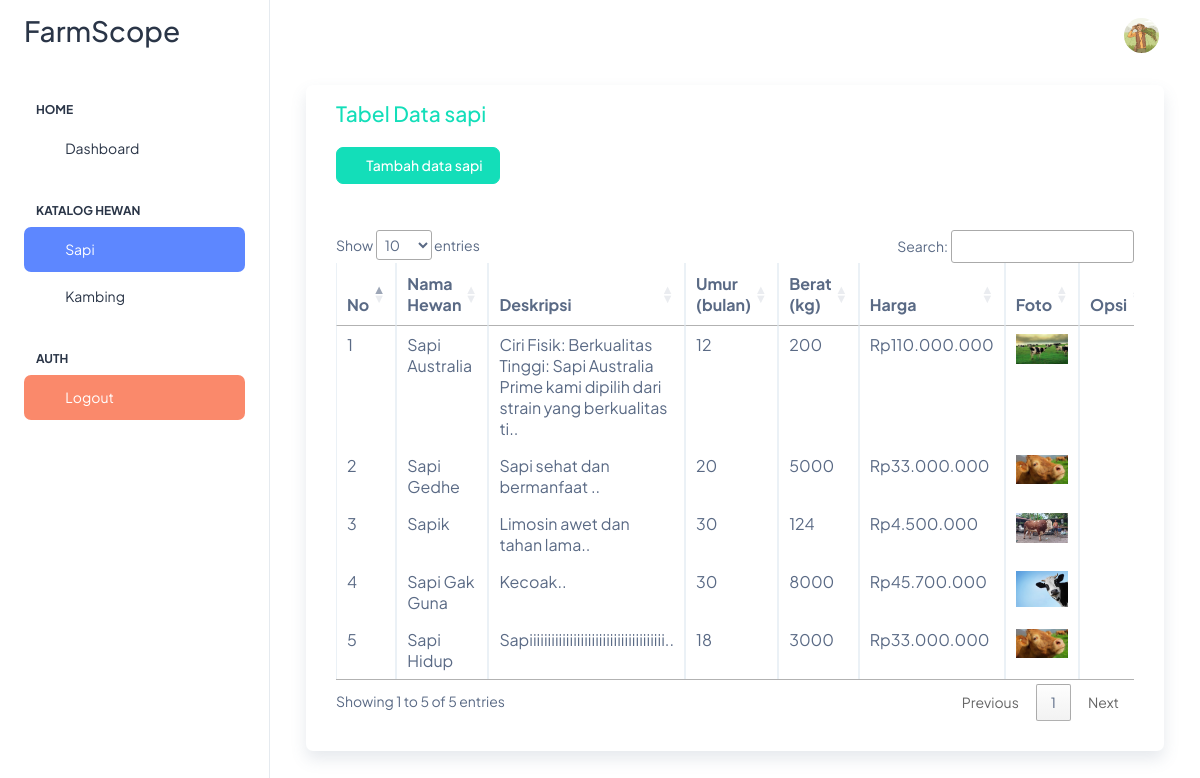
The app's page /Admin_Peternak/src/php/sapi.php (signed in) with its own data.
### tables this page shows
CREATE TABLE `user` (
  `id_user` int(11) NOT NULL,
  `email` varchar(60) NOT NULL,
  `username` varchar(25) NOT NULL,
  `password` varchar(50) NOT NULL,
  `status` varchar(20) NOT NULL DEFAULT 'aktif',
  `level` varchar(10) NOT NULL DEFAULT 'peternak',
  `nohp` varchar(25) DEFAULT NULL,
  `alamat` varchar(50) DEFAULT NULL,
  `latitude` varchar(255) DEFAULT NULL,
  `longitude` varchar(255) DEFAULT NULL,
  `foto_profil` varchar(30) NOT NULL
);

CREATE TABLE `katalog_produk` (
  `id_produk` int(11) NOT NULL,
  `id_user` int(11) NOT NULL,
  `nama_produk` varchar(50) NOT NULL,
  `jenis` varchar(10) NOT NULL,
  `deskripsi` text NOT NULL,
  `umur` varchar(50) NOT NULL,
  `berat` varchar(50) NOT NULL,
  `harga` varchar(15) NOT NULL,
  `foto` varchar(20) NOT NULL
);

### Admin_Peternak/src/php/sapi.php (the view, shortened to what this page needs)
<!doctype html>
<html lang="en">
<head>
  <link rel="stylesheet" href="../assets/css/styles.min.css" />
  <link rel="stylesheet" type="text/css" href="https://cdn.datatables.net/1.11.5/css/jquery.dataTables.css">
</head>
<body>
  <div class="page-wrapper" id="main-wrapper" data-layout="vertical" data-navbarbg="skin6" data-sidebartype="full"
    data-sidebar-position="fixed" data-header-position="fixed">
    <aside class="left-sidebar">
      <div>
        <div class="brand-logo d-flex align-items-center justify-content-between">
          <a href="index.php" class="text-nowrap logo-img">
            <h2>FarmScope</h2>
          </a>
        </div>
        <nav class="sidebar-nav scroll-sidebar" data-simplebar="">
          <ul id="sidebarnav">
            <li class="nav-small-cap">
              <span class="hide-menu">Home</span>
            </li>
            <li class="sidebar-item">
              <a class="sidebar-link" href="index.php" aria-expanded="false">
                <span>
                  <i class="ti ti-layout-dashboard"></i>
                </span>
                <span class="hide-menu">Dashboard</span>
              </a>
            </li>
            <li class="nav-small-cap">
              <span class="hide-menu">Katalog Hewan</span>
            </li>
            <li class="sidebar-item">
              <a class="sidebar-link" href="sapi.php" aria-expanded="false">
                <span>
                  <i class="ti ti-home"></i>
                </span>
                <span class="hide-menu">Sapi</span>
              </a>
            </li>
            <li class="sidebar-item">
              <a class="sidebar-link" href="kambing.php" aria-expanded="false">
                <span>
                  <i class="ti ti-home"></i>
                </span>
                <span class="hide-menu">Kambing</span>
              </a>
            </li>
            <li class="nav-small-cap">
              <span class="hide-menu">AUTH</span>
            </li>
            <li class="sidebar-item">
              <a class="sidebar-link bg-danger" href="logout.php" aria-expanded="false">
                <span>
                  <i class="ti ti-logout text-white"></i>
                </span>
                <span class="hide-menu text-white">Logout</span>
              </a>
            </li>
          </ul>
        </nav>
      </div>
    </aside>
    <div class="body-wrapper">
      <header class="app-header">
        <nav class="navbar navbar-expand-lg navbar-light">
          <div class="navbar-collapse justify-content-end px-0" id="navbarNav">
            <ul class="navbar-nav flex-row ms-auto align-items-center justify-content-end">
              <li class="nav-item dropdown">
                <?php
                $id_user = $_SESSION['id_user'];
                include("servernya/tes_koneksi.php");
                    $select = mysqli_query($conn, "SELECT * FROM `user` WHERE id_user = '$id_user'") or die('query failed');
                    if (mysqli_num_rows($select) > 0) {
                        $fetch = mysqli_fetch_assoc($select);
                        $fotoPath = '../assets/images/profile/' . $fetch['foto_profil'];
                    }
                            ?>
                <a class="nav-link nav-icon-hover" href="javascript:void(0)" id="drop2" data-bs-toggle="dropdown"
                  aria-expanded="false">
                  <img src="<?= $fotoPath ?>" alt="" width="35" height="35" class="rounded-circle">
                </a>
              </li>
            </ul>
          </div>
        </nav>
      </header>
      <div class="container-fluid">
        <div class="container-fluid">
          <div class="card shadow mb-4">
            <div class="card-body py-3">
              <h4 class="m-0 font-weight-bold text-success">Tabel Data sapi</h4><br/>
              <a href="tambah_sapi.php"><button type="button" class="btn btn-success add-new-data float-right"><i class="ti ti-plus"></i> Tambah data sapi </button></a>
            </div>
            <div class="card-body">
              <div class="table-responsive">
                <table class="table table-bordered" id="dataTable" width="100%" cellspacing="0">
                  <thead>
                    <tr>
                      <th>No</th>
                      <th>Nama Hewan</th>
                      <th>Deskripsi</th>
                      <th>Umur (bulan)</th>
                      <th>Berat (kg)</th>
                      <th>Harga</th>
                      <th>Foto</th>
                      <th>Opsi</th>
                    </tr>
                  </thead>
                  <tbody>
                    <?php
                    include 'servernya/tes_koneksi.php';
                      if (isset($_SESSION['id_user'])) {
                          $id_user = $_SESSION['id_user'];
                          $sql = "SELECT *
                                  FROM katalog_produk as k
                                  WHERE k.jenis = 'sapi' AND k.id_user = $id_user";
                          $result = $conn->query($sql);
                          if ($result->num_rows > 0) {
                            $nomor = 1;
                              while ($row = $result->fetch_assoc()) {
                              ?>
                        <tr>
                          <td> <?php echo $nomor ?> </td>
                          <td> <?php echo $row['nama_produk']; ?> </td>
                          <td> <?php echo substr($row['deskripsi'], 0, 100); ?>.. </td>
                          <td> <?php echo $row['umur']; ?> </td>
                          <td> <?php echo $row['berat']; ?> </td>
                          <td> <?php echo "Rp" . number_format($row["harga"], 0, ",", "."); ?> </td>
                          <td> <img src="../assets/images/upload/<?php echo $row["foto"]; ?>" alt="<?php echo $row["nama_produk"]; ?>" class="img-fluid"> </td>
                          <td>
                            <a href="edit_sapi.php?id=<?php echo $row['id_produk']; ?>" class="edit" title="Edit" data-toggle="tooltip"><i class="ti ti-edit fs-6"></i></a>
                            <a href="servernya/hapus_produk-sapi.php?id=<?php echo $row['id_produk']; ?>" class="remove" title="Delete" data-toggle="tooltip" onclick="return confirm('Are you sure you want to delete.')" rel="noopener"><i class="ti ti-trash fs-6 text-danger"></i></a>
                          </td>
                        </tr>
                        <?php $nomor++ ?>
                        <?php
                            }
                          } else {
                              echo "Tidak ada data sapi yang tersedia.";
                          }
                      } else {
                          echo "User not logged in.";
                      }
                    ?>
                  </tbody>
                </table>
              </div>
            </div>
          </div>
        </div>
      </div>
    </div>
  </div>
</body>
</html>

### records on screen
user: foto_profil (picture)
katalog_produk: nama_produk "Sapi Australia", deskripsi "Ciri Fisik: Berkualitas Tinggi: Sapi Australia Prime kami dipilih dari strain yang berkualitas ti", umur "12", berat "200", harga "110.000.000", foto (picture)
katalog_produk: nama_produk "Sapi Gedhe", deskripsi "Sapi sehat dan bermanfaat", umur "20", berat "5000", harga "33.000.000", foto (picture)
katalog_produk: nama_produk "Sapik", deskripsi "Limosin awet dan tahan lama", umur "30", berat "124", harga "4.500.000", foto (picture)
katalog_produk: nama_produk "Sapi Gak Guna", deskripsi "Kecoak", umur "30", berat "8000", harga "45.700.000", foto (picture)
katalog_produk: nama_produk "Sapi Hidup", deskripsi "Sapiiiiiiiiiiiiiiiiiiiiiiiiiiiiiiiiiiiii", umur "18", berat "3000", harga "33.000.000", foto (picture)
